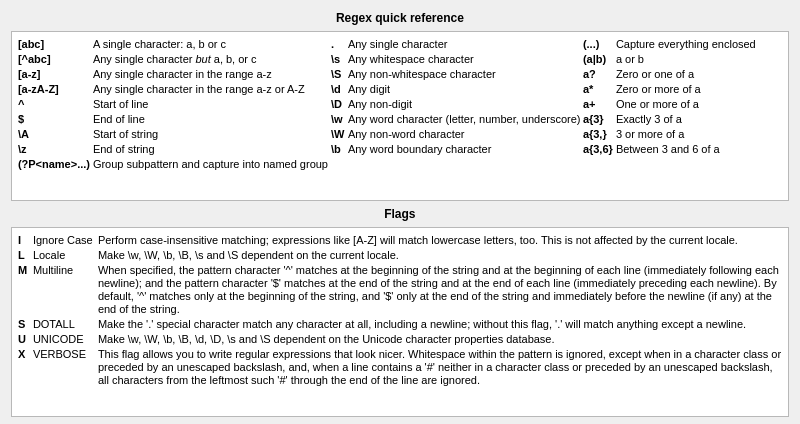
<?xml version="1.0" encoding="UTF-8"?>
<ui version="4.0">
 <class>RegexRefDialog</class>
 <widget class="QDialog" name="RegexRefDialog">
  <property name="geometry">
   <rect>
    <x>0</x>
    <y>0</y>
    <width>800</width>
    <height>424</height>
   </rect>
  </property>
  <property name="sizePolicy">
   <sizepolicy hsizetype="Fixed" vsizetype="Fixed">
    <horstretch>0</horstretch>
    <verstretch>0</verstretch>
   </sizepolicy>
  </property>
  <property name="minimumSize">
   <size>
    <width>800</width>
    <height>424</height>
   </size>
  </property>
  <property name="maximumSize">
   <size>
    <width>800</width>
    <height>424</height>
   </size>
  </property>
  <property name="windowTitle">
   <string>Regex Ref Dialog</string>
  </property>
  <layout class="QVBoxLayout" name="verticalLayout">
   <item>
    <widget class="QLabel" name="label">
     <property name="font">
      <font>
       <weight>75</weight>
       <bold>true</bold>
      </font>
     </property>
     <property name="text">
      <string>Regex quick reference</string>
     </property>
     <property name="alignment">
      <set>Qt::AlignCenter</set>
     </property>
    </widget>
   </item>
   <item>
    <widget class="QTextEdit" name="uiReffTXT">
     <property name="sizePolicy">
      <sizepolicy hsizetype="Expanding" vsizetype="Maximum">
       <horstretch>0</horstretch>
       <verstretch>0</verstretch>
      </sizepolicy>
     </property>
     <property name="minimumSize">
      <size>
       <width>0</width>
       <height>170</height>
      </size>
     </property>
     <property name="maximumSize">
      <size>
       <width>16777215</width>
       <height>170</height>
      </size>
     </property>
     <property name="readOnly">
      <bool>true</bool>
     </property>
     <property name="html">
      <string>&lt;!DOCTYPE HTML PUBLIC &quot;-//W3C//DTD HTML 4.0//EN&quot; &quot;http://www.w3.org/TR/REC-html40/strict.dtd&quot;&gt;
&lt;html&gt;&lt;head&gt;&lt;meta name=&quot;qrichtext&quot; content=&quot;1&quot; /&gt;&lt;style type=&quot;text/css&quot;&gt;
p, li { white-space: pre-wrap; }
&lt;/style&gt;&lt;/head&gt;&lt;body style=&quot; font-family:'MS Shell Dlg 2'; font-size:8.25pt; font-weight:400; font-style:normal;&quot;&gt;
&lt;table border=&quot;0&quot; style=&quot; margin-top:0px; margin-bottom:0px; margin-left:0px; margin-right:0px;&quot; cellspacing=&quot;2&quot; cellpadding=&quot;0&quot;&gt;
&lt;tr&gt;
&lt;td&gt;
&lt;p style=&quot; margin-top:0px; margin-bottom:0px; margin-left:0px; margin-right:0px; -qt-block-indent:0; text-indent:0px;&quot;&gt;&lt;span style=&quot; font-family:'Courier New,courier'; font-size:8pt; font-weight:600;&quot;&gt;[abc]&lt;/span&gt;&lt;/p&gt;&lt;/td&gt;
&lt;td&gt;
&lt;p style=&quot; margin-top:0px; margin-bottom:0px; margin-left:0px; margin-right:0px; -qt-block-indent:0; text-indent:0px;&quot;&gt;&lt;span style=&quot; font-size:8pt;&quot;&gt;A single character: a, b or c&lt;/span&gt;&lt;/p&gt;&lt;/td&gt;
&lt;td&gt;
&lt;p style=&quot; margin-top:0px; margin-bottom:0px; margin-left:0px; margin-right:0px; -qt-block-indent:0; text-indent:0px;&quot;&gt;&lt;span style=&quot; font-family:'Courier New,courier'; font-size:8pt; font-weight:600;&quot;&gt;.&lt;/span&gt;&lt;/p&gt;&lt;/td&gt;
&lt;td&gt;
&lt;p style=&quot; margin-top:0px; margin-bottom:0px; margin-left:0px; margin-right:0px; -qt-block-indent:0; text-indent:0px;&quot;&gt;&lt;span style=&quot; font-size:8pt;&quot;&gt;Any single character&lt;/span&gt;&lt;/p&gt;&lt;/td&gt;
&lt;td&gt;
&lt;p style=&quot; margin-top:0px; margin-bottom:0px; margin-left:0px; margin-right:0px; -qt-block-indent:0; text-indent:0px;&quot;&gt;&lt;span style=&quot; font-family:'Courier New,courier'; font-size:8pt; font-weight:600;&quot;&gt;(...)&lt;/span&gt;&lt;/p&gt;&lt;/td&gt;
&lt;td&gt;
&lt;p style=&quot; margin-top:0px; margin-bottom:0px; margin-left:0px; margin-right:0px; -qt-block-indent:0; text-indent:0px;&quot;&gt;&lt;span style=&quot; font-size:8pt;&quot;&gt;Capture everything enclosed&lt;/span&gt;&lt;/p&gt;&lt;/td&gt;&lt;/tr&gt;
&lt;tr&gt;
&lt;td&gt;
&lt;p style=&quot; margin-top:0px; margin-bottom:0px; margin-left:0px; margin-right:0px; -qt-block-indent:0; text-indent:0px;&quot;&gt;&lt;span style=&quot; font-family:'Courier New,courier'; font-size:8pt; font-weight:600;&quot;&gt;[^abc]&lt;/span&gt;&lt;/p&gt;&lt;/td&gt;
&lt;td&gt;
&lt;p style=&quot; margin-top:0px; margin-bottom:0px; margin-left:0px; margin-right:0px; -qt-block-indent:0; text-indent:0px;&quot;&gt;&lt;span style=&quot; font-size:8pt;&quot;&gt;Any single character &lt;/span&gt;&lt;span style=&quot; font-size:8pt; font-style:italic;&quot;&gt;but&lt;/span&gt;&lt;span style=&quot; font-size:8pt;&quot;&gt; a, b, or c&lt;/span&gt;&lt;/p&gt;&lt;/td&gt;
&lt;td&gt;
&lt;p style=&quot; margin-top:0px; margin-bottom:0px; margin-left:0px; margin-right:0px; -qt-block-indent:0; text-indent:0px;&quot;&gt;&lt;span style=&quot; font-family:'Courier New,courier'; font-size:8pt; font-weight:600;&quot;&gt;\s&lt;/span&gt;&lt;/p&gt;&lt;/td&gt;
&lt;td&gt;
&lt;p style=&quot; margin-top:0px; margin-bottom:0px; margin-left:0px; margin-right:0px; -qt-block-indent:0; text-indent:0px;&quot;&gt;&lt;span style=&quot; font-size:8pt;&quot;&gt;Any whitespace character&lt;/span&gt;&lt;/p&gt;&lt;/td&gt;
&lt;td&gt;
&lt;p style=&quot; margin-top:0px; margin-bottom:0px; margin-left:0px; margin-right:0px; -qt-block-indent:0; text-indent:0px;&quot;&gt;&lt;span style=&quot; font-family:'Courier New,courier'; font-size:8pt; font-weight:600;&quot;&gt;(a|b)&lt;/span&gt;&lt;/p&gt;&lt;/td&gt;
&lt;td&gt;
&lt;p style=&quot; margin-top:0px; margin-bottom:0px; margin-left:0px; margin-right:0px; -qt-block-indent:0; text-indent:0px;&quot;&gt;&lt;span style=&quot; font-size:8pt;&quot;&gt;a or b&lt;/span&gt;&lt;/p&gt;&lt;/td&gt;&lt;/tr&gt;
&lt;tr&gt;
&lt;td&gt;
&lt;p style=&quot; margin-top:0px; margin-bottom:0px; margin-left:0px; margin-right:0px; -qt-block-indent:0; text-indent:0px;&quot;&gt;&lt;span style=&quot; font-family:'Courier New,courier'; font-size:8pt; font-weight:600;&quot;&gt;[a-z]&lt;/span&gt;&lt;/p&gt;&lt;/td&gt;
&lt;td&gt;
&lt;p style=&quot; margin-top:0px; margin-bottom:0px; margin-left:0px; margin-right:0px; -qt-block-indent:0; text-indent:0px;&quot;&gt;&lt;span style=&quot; font-size:8pt;&quot;&gt;Any single character in the range a-z&lt;/span&gt;&lt;/p&gt;&lt;/td&gt;
&lt;td&gt;
&lt;p style=&quot; margin-top:0px; margin-bottom:0px; margin-left:0px; margin-right:0px; -qt-block-indent:0; text-indent:0px;&quot;&gt;&lt;span style=&quot; font-family:'Courier New,courier'; font-size:8pt; font-weight:600;&quot;&gt;\S&lt;/span&gt;&lt;/p&gt;&lt;/td&gt;
&lt;td&gt;
&lt;p style=&quot; margin-top:0px; margin-bottom:0px; margin-left:0px; margin-right:0px; -qt-block-indent:0; text-indent:0px;&quot;&gt;&lt;span style=&quot; font-size:8pt;&quot;&gt;Any non-whitespace character&lt;/span&gt;&lt;/p&gt;&lt;/td&gt;
&lt;td&gt;
&lt;p style=&quot; margin-top:0px; margin-bottom:0px; margin-left:0px; margin-right:0px; -qt-block-indent:0; text-indent:0px;&quot;&gt;&lt;span style=&quot; font-family:'Courier New,courier'; font-size:8pt; font-weight:600;&quot;&gt;a?&lt;/span&gt;&lt;/p&gt;&lt;/td&gt;
&lt;td&gt;
&lt;p style=&quot; margin-top:0px; margin-bottom:0px; margin-left:0px; margin-right:0px; -qt-block-indent:0; text-indent:0px;&quot;&gt;&lt;span style=&quot; font-size:8pt;&quot;&gt;Zero or one of a&lt;/span&gt;&lt;/p&gt;&lt;/td&gt;&lt;/tr&gt;
&lt;tr&gt;
&lt;td&gt;
&lt;p style=&quot; margin-top:0px; margin-bottom:0px; margin-left:0px; margin-right:0px; -qt-block-indent:0; text-indent:0px;&quot;&gt;&lt;span style=&quot; font-family:'Courier New,courier'; font-size:8pt; font-weight:600;&quot;&gt;[a-zA-Z]&lt;/span&gt;&lt;/p&gt;&lt;/td&gt;
&lt;td&gt;
&lt;p style=&quot; margin-top:0px; margin-bottom:0px; margin-left:0px; margin-right:0px; -qt-block-indent:0; text-indent:0px;&quot;&gt;&lt;span style=&quot; font-size:8pt;&quot;&gt;Any single character in the range a-z or A-Z&lt;/span&gt;&lt;/p&gt;&lt;/td&gt;
&lt;td&gt;
&lt;p style=&quot; margin-top:0px; margin-bottom:0px; margin-left:0px; margin-right:0px; -qt-block-indent:0; text-indent:0px;&quot;&gt;&lt;span style=&quot; font-family:'Courier New,courier'; font-size:8pt; font-weight:600;&quot;&gt;\d&lt;/span&gt;&lt;/p&gt;&lt;/td&gt;
&lt;td&gt;
&lt;p style=&quot; margin-top:0px; margin-bottom:0px; margin-left:0px; margin-right:0px; -qt-block-indent:0; text-indent:0px;&quot;&gt;&lt;span style=&quot; font-size:8pt;&quot;&gt;Any digit&lt;/span&gt;&lt;/p&gt;&lt;/td&gt;
&lt;td&gt;
&lt;p style=&quot; margin-top:0px; margin-bottom:0px; margin-left:0px; margin-right:0px; -qt-block-indent:0; text-indent:0px;&quot;&gt;&lt;span style=&quot; font-family:'Courier New,courier'; font-size:8pt; font-weight:600;&quot;&gt;a*&lt;/span&gt;&lt;/p&gt;&lt;/td&gt;
&lt;td&gt;
&lt;p style=&quot; margin-top:0px; margin-bottom:0px; margin-left:0px; margin-right:0px; -qt-block-indent:0; text-indent:0px;&quot;&gt;&lt;span style=&quot; font-size:8pt;&quot;&gt;Zero or more of a&lt;/span&gt;&lt;/p&gt;&lt;/td&gt;&lt;/tr&gt;
&lt;tr&gt;
&lt;td&gt;
&lt;p style=&quot; margin-top:0px; margin-bottom:0px; margin-left:0px; margin-right:0px; -qt-block-indent:0; text-indent:0px;&quot;&gt;&lt;span style=&quot; font-family:'Courier New,courier'; font-size:8pt; font-weight:600;&quot;&gt;^&lt;/span&gt;&lt;/p&gt;&lt;/td&gt;
&lt;td&gt;
&lt;p style=&quot; margin-top:0px; margin-bottom:0px; margin-left:0px; margin-right:0px; -qt-block-indent:0; text-indent:0px;&quot;&gt;&lt;span style=&quot; font-size:8pt;&quot;&gt;Start of line&lt;/span&gt;&lt;/p&gt;&lt;/td&gt;
&lt;td&gt;
&lt;p style=&quot; margin-top:0px; margin-bottom:0px; margin-left:0px; margin-right:0px; -qt-block-indent:0; text-indent:0px;&quot;&gt;&lt;span style=&quot; font-family:'Courier New,courier'; font-size:8pt; font-weight:600;&quot;&gt;\D&lt;/span&gt;&lt;/p&gt;&lt;/td&gt;
&lt;td&gt;
&lt;p style=&quot; margin-top:0px; margin-bottom:0px; margin-left:0px; margin-right:0px; -qt-block-indent:0; text-indent:0px;&quot;&gt;&lt;span style=&quot; font-size:8pt;&quot;&gt;Any non-digit&lt;/span&gt;&lt;/p&gt;&lt;/td&gt;
&lt;td&gt;
&lt;p style=&quot; margin-top:0px; margin-bottom:0px; margin-left:0px; margin-right:0px; -qt-block-indent:0; text-indent:0px;&quot;&gt;&lt;span style=&quot; font-family:'Courier New,courier'; font-size:8pt; font-weight:600;&quot;&gt;a+&lt;/span&gt;&lt;/p&gt;&lt;/td&gt;
&lt;td&gt;
&lt;p style=&quot; margin-top:0px; margin-bottom:0px; margin-left:0px; margin-right:0px; -qt-block-indent:0; text-indent:0px;&quot;&gt;&lt;span style=&quot; font-size:8pt;&quot;&gt;One or more of a&lt;/span&gt;&lt;/p&gt;&lt;/td&gt;&lt;/tr&gt;
&lt;tr&gt;
&lt;td&gt;
&lt;p style=&quot; margin-top:0px; margin-bottom:0px; margin-left:0px; margin-right:0px; -qt-block-indent:0; text-indent:0px;&quot;&gt;&lt;span style=&quot; font-family:'Courier New,courier'; font-size:8pt; font-weight:600;&quot;&gt;$&lt;/span&gt;&lt;/p&gt;&lt;/td&gt;
&lt;td&gt;
&lt;p style=&quot; margin-top:0px; margin-bottom:0px; margin-left:0px; margin-right:0px; -qt-block-indent:0; text-indent:0px;&quot;&gt;&lt;span style=&quot; font-size:8pt;&quot;&gt;End of line&lt;/span&gt;&lt;/p&gt;&lt;/td&gt;
&lt;td&gt;
&lt;p style=&quot; margin-top:0px; margin-bottom:0px; margin-left:0px; margin-right:0px; -qt-block-indent:0; text-indent:0px;&quot;&gt;&lt;span style=&quot; font-family:'Courier New,courier'; font-size:8pt; font-weight:600;&quot;&gt;\w&lt;/span&gt;&lt;/p&gt;&lt;/td&gt;
&lt;td&gt;
&lt;p style=&quot; margin-top:0px; margin-bottom:0px; margin-left:0px; margin-right:0px; -qt-block-indent:0; text-indent:0px;&quot;&gt;&lt;span style=&quot; font-size:8pt;&quot;&gt;Any word character (letter, number, underscore)&lt;/span&gt;&lt;/p&gt;&lt;/td&gt;
&lt;td&gt;
&lt;p style=&quot; margin-top:0px; margin-bottom:0px; margin-left:0px; margin-right:0px; -qt-block-indent:0; text-indent:0px;&quot;&gt;&lt;span style=&quot; font-family:'Courier New,courier'; font-size:8pt; font-weight:600;&quot;&gt;a{3}&lt;/span&gt;&lt;/p&gt;&lt;/td&gt;
&lt;td&gt;
&lt;p style=&quot; margin-top:0px; margin-bottom:0px; margin-left:0px; margin-right:0px; -qt-block-indent:0; text-indent:0px;&quot;&gt;&lt;span style=&quot; font-size:8pt;&quot;&gt;Exactly 3 of a&lt;/span&gt;&lt;/p&gt;&lt;/td&gt;&lt;/tr&gt;
&lt;tr&gt;
&lt;td&gt;
&lt;p style=&quot; margin-top:0px; margin-bottom:0px; margin-left:0px; margin-right:0px; -qt-block-indent:0; text-indent:0px;&quot;&gt;&lt;span style=&quot; font-family:'Courier New,courier'; font-size:8pt; font-weight:600;&quot;&gt;\A&lt;/span&gt;&lt;/p&gt;&lt;/td&gt;
&lt;td&gt;
&lt;p style=&quot; margin-top:0px; margin-bottom:0px; margin-left:0px; margin-right:0px; -qt-block-indent:0; text-indent:0px;&quot;&gt;&lt;span style=&quot; font-size:8pt;&quot;&gt;Start of string&lt;/span&gt;&lt;/p&gt;&lt;/td&gt;
&lt;td&gt;
&lt;p style=&quot; margin-top:0px; margin-bottom:0px; margin-left:0px; margin-right:0px; -qt-block-indent:0; text-indent:0px;&quot;&gt;&lt;span style=&quot; font-family:'Courier New,courier'; font-size:8pt; font-weight:600;&quot;&gt;\W&lt;/span&gt;&lt;/p&gt;&lt;/td&gt;
&lt;td&gt;
&lt;p style=&quot; margin-top:0px; margin-bottom:0px; margin-left:0px; margin-right:0px; -qt-block-indent:0; text-indent:0px;&quot;&gt;&lt;span style=&quot; font-size:8pt;&quot;&gt;Any non-word character&lt;/span&gt;&lt;/p&gt;&lt;/td&gt;
&lt;td&gt;
&lt;p style=&quot; margin-top:0px; margin-bottom:0px; margin-left:0px; margin-right:0px; -qt-block-indent:0; text-indent:0px;&quot;&gt;&lt;span style=&quot; font-family:'Courier New,courier'; font-size:8pt; font-weight:600;&quot;&gt;a{3,}&lt;/span&gt;&lt;/p&gt;&lt;/td&gt;
&lt;td&gt;
&lt;p style=&quot; margin-top:0px; margin-bottom:0px; margin-left:0px; margin-right:0px; -qt-block-indent:0; text-indent:0px;&quot;&gt;&lt;span style=&quot; font-size:8pt;&quot;&gt;3 or more of a&lt;/span&gt;&lt;/p&gt;&lt;/td&gt;&lt;/tr&gt;
&lt;tr&gt;
&lt;td&gt;
&lt;p style=&quot; margin-top:0px; margin-bottom:0px; margin-left:0px; margin-right:0px; -qt-block-indent:0; text-indent:0px;&quot;&gt;&lt;span style=&quot; font-family:'Courier New,courier'; font-size:8pt; font-weight:600;&quot;&gt;\z&lt;/span&gt;&lt;/p&gt;&lt;/td&gt;
&lt;td&gt;
&lt;p style=&quot; margin-top:0px; margin-bottom:0px; margin-left:0px; margin-right:0px; -qt-block-indent:0; text-indent:0px;&quot;&gt;&lt;span style=&quot; font-size:8pt;&quot;&gt;End of string&lt;/span&gt;&lt;/p&gt;&lt;/td&gt;
&lt;td&gt;
&lt;p style=&quot; margin-top:0px; margin-bottom:0px; margin-left:0px; margin-right:0px; -qt-block-indent:0; text-indent:0px;&quot;&gt;&lt;span style=&quot; font-family:'Courier New,courier'; font-size:8pt; font-weight:600;&quot;&gt;\b&lt;/span&gt;&lt;/p&gt;&lt;/td&gt;
&lt;td&gt;
&lt;p style=&quot; margin-top:0px; margin-bottom:0px; margin-left:0px; margin-right:0px; -qt-block-indent:0; text-indent:0px;&quot;&gt;&lt;span style=&quot; font-size:8pt;&quot;&gt;Any word boundary character&lt;/span&gt;&lt;/p&gt;&lt;/td&gt;
&lt;td&gt;
&lt;p style=&quot; margin-top:0px; margin-bottom:0px; margin-left:0px; margin-right:0px; -qt-block-indent:0; text-indent:0px;&quot;&gt;&lt;span style=&quot; font-family:'Courier New,courier'; font-size:8pt; font-weight:600;&quot;&gt;a{3,6}&lt;/span&gt;&lt;/p&gt;&lt;/td&gt;
&lt;td&gt;
&lt;p style=&quot; margin-top:0px; margin-bottom:0px; margin-left:0px; margin-right:0px; -qt-block-indent:0; text-indent:0px;&quot;&gt;&lt;span style=&quot; font-size:8pt;&quot;&gt;Between 3 and 6 of a&lt;/span&gt;&lt;/p&gt;&lt;/td&gt;&lt;/tr&gt;
&lt;tr&gt;
&lt;td&gt;
&lt;p style=&quot; margin-top:0px; margin-bottom:0px; margin-left:0px; margin-right:0px; -qt-block-indent:0; text-indent:0px;&quot;&gt;&lt;span style=&quot; font-family:'Courier New,courier'; font-size:8pt; font-weight:600;&quot;&gt;(?P&amp;lt;name&amp;gt;...)&lt;/span&gt;&lt;/p&gt;&lt;/td&gt;
&lt;td&gt;
&lt;p style=&quot; margin-top:0px; margin-bottom:0px; margin-left:0px; margin-right:0px; -qt-block-indent:0; text-indent:0px;&quot;&gt;&lt;span style=&quot; font-size:8pt;&quot;&gt;Group subpattern and capture into named group&lt;/span&gt;&lt;/p&gt;&lt;/td&gt;
&lt;td&gt;&lt;/td&gt;
&lt;td&gt;&lt;/td&gt;
&lt;td&gt;&lt;/td&gt;
&lt;td&gt;&lt;/td&gt;&lt;/tr&gt;&lt;/table&gt;&lt;/body&gt;&lt;/html&gt;</string>
     </property>
    </widget>
   </item>
   <item>
    <widget class="QLabel" name="label_2">
     <property name="font">
      <font>
       <weight>75</weight>
       <bold>true</bold>
      </font>
     </property>
     <property name="text">
      <string>Flags</string>
     </property>
     <property name="alignment">
      <set>Qt::AlignCenter</set>
     </property>
    </widget>
   </item>
   <item>
    <widget class="QTextEdit" name="uiReffTXT_2">
     <property name="sizePolicy">
      <sizepolicy hsizetype="Expanding" vsizetype="Expanding">
       <horstretch>0</horstretch>
       <verstretch>0</verstretch>
      </sizepolicy>
     </property>
     <property name="minimumSize">
      <size>
       <width>0</width>
       <height>190</height>
      </size>
     </property>
     <property name="maximumSize">
      <size>
       <width>16777215</width>
       <height>190</height>
      </size>
     </property>
     <property name="readOnly">
      <bool>true</bool>
     </property>
     <property name="html">
      <string>&lt;!DOCTYPE HTML PUBLIC &quot;-//W3C//DTD HTML 4.0//EN&quot; &quot;http://www.w3.org/TR/REC-html40/strict.dtd&quot;&gt;
&lt;html&gt;&lt;head&gt;&lt;meta name=&quot;qrichtext&quot; content=&quot;1&quot; /&gt;&lt;style type=&quot;text/css&quot;&gt;
p, li { white-space: pre-wrap; }
&lt;/style&gt;&lt;/head&gt;&lt;body style=&quot; font-family:'MS Shell Dlg 2'; font-size:8.25pt; font-weight:400; font-style:normal;&quot;&gt;
&lt;table border=&quot;0&quot; style=&quot; margin-top:0px; margin-bottom:0px; margin-left:0px; margin-right:0px;&quot; cellspacing=&quot;2&quot; cellpadding=&quot;0&quot;&gt;
&lt;tr&gt;
&lt;td&gt;
&lt;p style=&quot; margin-top:0px; margin-bottom:0px; margin-left:0px; margin-right:0px; -qt-block-indent:0; text-indent:0px;&quot;&gt;&lt;span style=&quot; font-size:8pt; font-weight:600;&quot;&gt;I &lt;/span&gt;&lt;/p&gt;&lt;/td&gt;
&lt;td&gt;
&lt;p style=&quot; margin-top:0px; margin-bottom:0px; margin-left:0px; margin-right:0px; -qt-block-indent:0; text-indent:0px;&quot;&gt;&lt;span style=&quot; font-size:8pt;&quot;&gt;Ignore Case &lt;/span&gt;&lt;/p&gt;&lt;/td&gt;
&lt;td&gt;
&lt;p style=&quot; margin-top:0px; margin-bottom:0px; margin-left:0px; margin-right:0px; -qt-block-indent:0; text-indent:0px;&quot;&gt;&lt;span style=&quot; font-size:8pt;&quot;&gt;Perform case-insensitive matching; expressions like [A-Z] will match lowercase letters, too. This is not affected by the current locale.&lt;/span&gt;&lt;/p&gt;&lt;/td&gt;&lt;/tr&gt;
&lt;tr&gt;
&lt;td&gt;
&lt;p style=&quot; margin-top:0px; margin-bottom:0px; margin-left:0px; margin-right:0px; -qt-block-indent:0; text-indent:0px;&quot;&gt;&lt;span style=&quot; font-size:8pt; font-weight:600;&quot;&gt;L &lt;/span&gt;&lt;/p&gt;&lt;/td&gt;
&lt;td&gt;
&lt;p style=&quot; margin-top:0px; margin-bottom:0px; margin-left:0px; margin-right:0px; -qt-block-indent:0; text-indent:0px;&quot;&gt;&lt;span style=&quot; font-size:8pt;&quot;&gt;Locale&lt;/span&gt;&lt;/p&gt;&lt;/td&gt;
&lt;td&gt;
&lt;p style=&quot; margin-top:0px; margin-bottom:0px; margin-left:0px; margin-right:0px; -qt-block-indent:0; text-indent:0px;&quot;&gt;&lt;span style=&quot; font-size:8pt;&quot;&gt;Make \w, \W, \b, \B, \s and \S dependent on the current locale.&lt;/span&gt;&lt;/p&gt;&lt;/td&gt;&lt;/tr&gt;
&lt;tr&gt;
&lt;td&gt;
&lt;p style=&quot; margin-top:0px; margin-bottom:0px; margin-left:0px; margin-right:0px; -qt-block-indent:0; text-indent:0px;&quot;&gt;&lt;span style=&quot; font-size:8pt; font-weight:600;&quot;&gt;M &lt;/span&gt;&lt;/p&gt;&lt;/td&gt;
&lt;td&gt;
&lt;p style=&quot; margin-top:0px; margin-bottom:0px; margin-left:0px; margin-right:0px; -qt-block-indent:0; text-indent:0px;&quot;&gt;&lt;span style=&quot; font-size:8pt;&quot;&gt;Multiline&lt;/span&gt;&lt;/p&gt;&lt;/td&gt;
&lt;td&gt;
&lt;p style=&quot; margin-top:0px; margin-bottom:0px; margin-left:0px; margin-right:0px; -qt-block-indent:0; text-indent:0px;&quot;&gt;&lt;span style=&quot; font-size:8pt;&quot;&gt;When specified, the pattern character '^' matches at the beginning of the string and at the beginning of each line (immediately following each newline); and the pattern character '$' matches at the end of the string and at the end of each line (immediately preceding each newline). By default, '^' matches only at the beginning of the string, and '$' only at the end of the string and immediately before the newline (if any) at the end of the string.&lt;/span&gt;&lt;/p&gt;&lt;/td&gt;&lt;/tr&gt;
&lt;tr&gt;
&lt;td&gt;
&lt;p style=&quot; margin-top:0px; margin-bottom:0px; margin-left:0px; margin-right:0px; -qt-block-indent:0; text-indent:0px;&quot;&gt;&lt;span style=&quot; font-size:8pt; font-weight:600;&quot;&gt;S &lt;/span&gt;&lt;/p&gt;&lt;/td&gt;
&lt;td&gt;
&lt;p style=&quot; margin-top:0px; margin-bottom:0px; margin-left:0px; margin-right:0px; -qt-block-indent:0; text-indent:0px;&quot;&gt;&lt;span style=&quot; font-size:8pt;&quot;&gt;DOTALL&lt;/span&gt;&lt;/p&gt;&lt;/td&gt;
&lt;td&gt;
&lt;p style=&quot; margin-top:0px; margin-bottom:0px; margin-left:0px; margin-right:0px; -qt-block-indent:0; text-indent:0px;&quot;&gt;&lt;span style=&quot; font-size:8pt;&quot;&gt;Make the '.' special character match any character at all, including a newline; without this flag, '.' will match anything except a newline.&lt;/span&gt;&lt;/p&gt;&lt;/td&gt;&lt;/tr&gt;
&lt;tr&gt;
&lt;td&gt;
&lt;p style=&quot; margin-top:0px; margin-bottom:0px; margin-left:0px; margin-right:0px; -qt-block-indent:0; text-indent:0px;&quot;&gt;&lt;span style=&quot; font-size:8pt; font-weight:600;&quot;&gt;U &lt;/span&gt;&lt;/p&gt;&lt;/td&gt;
&lt;td&gt;
&lt;p style=&quot; margin-top:0px; margin-bottom:0px; margin-left:0px; margin-right:0px; -qt-block-indent:0; text-indent:0px;&quot;&gt;&lt;span style=&quot; font-size:8pt;&quot;&gt;UNICODE&lt;/span&gt;&lt;/p&gt;&lt;/td&gt;
&lt;td&gt;
&lt;p style=&quot; margin-top:0px; margin-bottom:0px; margin-left:0px; margin-right:0px; -qt-block-indent:0; text-indent:0px;&quot;&gt;&lt;span style=&quot; font-size:8pt;&quot;&gt;Make \w, \W, \b, \B, \d, \D, \s and \S dependent on the Unicode character properties database.&lt;/span&gt;&lt;/p&gt;&lt;/td&gt;&lt;/tr&gt;
&lt;tr&gt;
&lt;td&gt;
&lt;p style=&quot; margin-top:0px; margin-bottom:0px; margin-left:0px; margin-right:0px; -qt-block-indent:0; text-indent:0px;&quot;&gt;&lt;span style=&quot; font-size:8pt; font-weight:600;&quot;&gt;X &lt;/span&gt;&lt;/p&gt;&lt;/td&gt;
&lt;td&gt;
&lt;p style=&quot; margin-top:0px; margin-bottom:0px; margin-left:0px; margin-right:0px; -qt-block-indent:0; text-indent:0px;&quot;&gt;&lt;span style=&quot; font-size:8pt;&quot;&gt;VERBOSE&lt;/span&gt;&lt;/p&gt;&lt;/td&gt;
&lt;td&gt;
&lt;p style=&quot; margin-top:0px; margin-bottom:0px; margin-left:0px; margin-right:0px; -qt-block-indent:0; text-indent:0px;&quot;&gt;&lt;span style=&quot; font-size:8pt;&quot;&gt;This flag allows you to write regular expressions that look nicer. Whitespace within the pattern is ignored, except when in a character class or preceded by an unescaped backslash, and, when a line contains a '#' neither in a character class or preceded by an unescaped backslash, all characters from the leftmost such '#' through the end of the line are ignored.&lt;/span&gt;&lt;/p&gt;&lt;/td&gt;&lt;/tr&gt;&lt;/table&gt;&lt;/body&gt;&lt;/html&gt;</string>
     </property>
    </widget>
   </item>
  </layout>
 </widget>
 <resources/>
 <connections/>
</ui>
